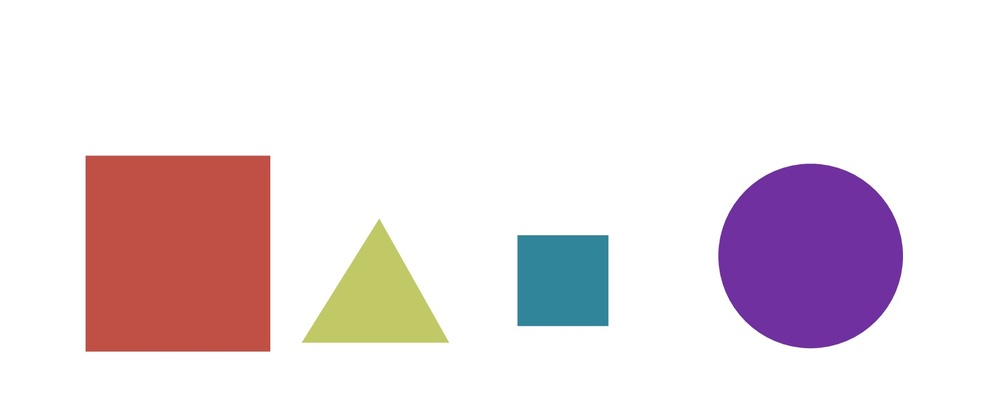
#> input picture bunchofshapes.jpg, 1000 x 409 px, shrunk from 1576 x 645 before the run, given in place of the camera
$ jupyter execute 'Live sketech open cv app.ipynb'   (text cells are left out)
#> lines starting #> are read from the running program, lines starting #| are printed output that depends on the picture; after the words box and inside, x2 and y2 are one past the last pixel; in counts of white or black regions, pixels touching at a corner belong together
#> further down, frame is the input picture: shape (409, 1000, 3); mean B, G, R 226.7, 222.2, 234.4
[cell 1]
import cv2
import numpy as np

[cell 2]
def sketch(image):
    img_gray=cv2.cvtColor(image,cv2.COLOR_BGR2GRAY)
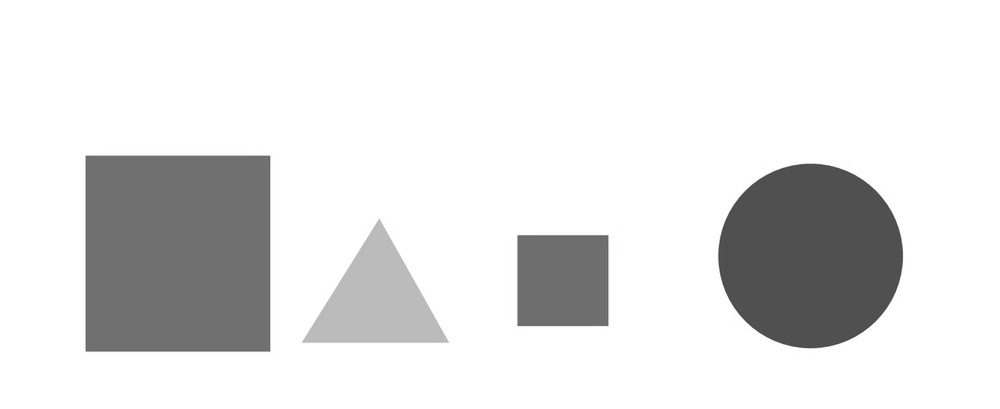
#> img_gray: shape (409, 1000); min 61, max 255, mean 226.4


    #cleaning image using gaussain blur
    out=cv2.GaussianBlur(img_gray,(5,5),0)

    #extracting images
    canny_detect=cv2.Canny(out,50,85)
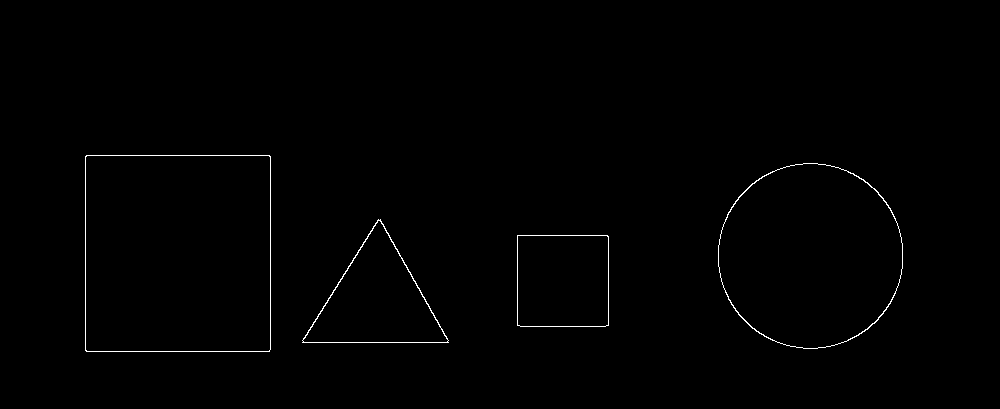
#> canny_detect: shape (409, 1000); 0.57% white in thin lines or dots, all inside (x1, y1, x2, y2) = (85, 155, 903, 352)


    _,inverted_image=cv2.threshold(canny_detect,70,255,cv2.THRESH_BINARY_INV)  # invert thershold applied

    return inverted_image


# image capture
cap=cv2.VideoCapture(0)

while True:
    ret,frame=cap.read()
    cv2.imshow('Our live sketch',sketch(frame))

    if cv2.waitKey(1)==13:
#> (key Esc is pressed here)
        break

cap.release()
cv2.destroyAllWindows()
